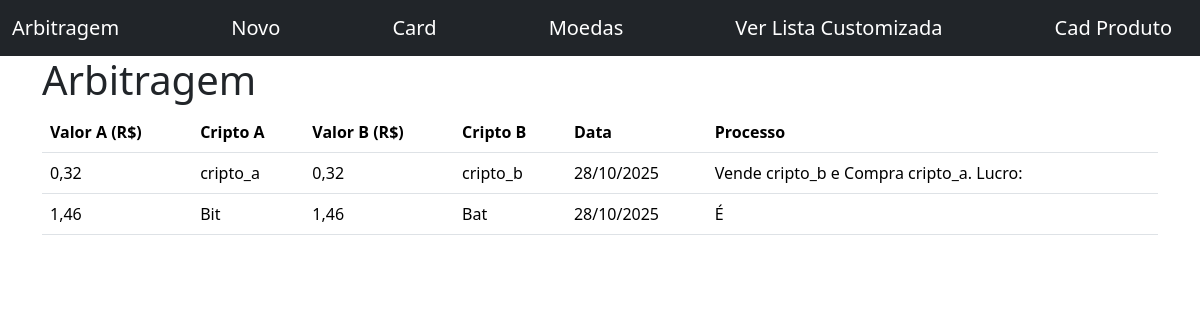
The page / on the database its author committed.
### arbitrage/models.py (models this page shows)
class Arbitragem(models.Model):
    price_a  = models.DecimalField(verbose_name="Valor A (R$):", max_digits=10, decimal_places=2, null=False, blank=False)
    cripto_a = models.CharField(verbose_name="Cripto A:", max_length=200, null=False, blank=False)
    price_b  = models.DecimalField(verbose_name="Valor B (R$):", max_digits=10, decimal_places=2, null=False, blank=False)
    cripto_b = models.CharField(verbose_name="Cripto B:", max_length=200, null=False, blank=False)
    data     = models.DateTimeField(verbose_name="Data:") #default=datetime.now() ao realizar migrations ele gera sempre um novo
    processo = models.CharField(verbose_name="Processo:", max_length=200, null=False, blank=False)

### arbitrage/views.py (the view)
# urls.py: path("", ArbitragemListView.as_view(), name="arbitragem_list"),
class ArbitragemListView(ListView):
    model = Arbitragem #Procura o nome da APP e o nome do modelo

### arbitrage/templates/arbitrage/arbitragem_list.html (shortened to what this page needs)
{% extends "base.html" %}
{% block content %}
    <h1>Arbitragem</h1>
    {%if arbitragem_list %}
        <table class="table">
            <thead>
                <tr>
                    <th scope="col">Valor A (R$)</th>
                    <th scope="col">Cripto A</th>
                    <th scope="col">Valor B (R$)</th>
                    <th scope="col">Cripto B</th>
                    <th scope="col">Data</th>
                    <th scope="col">Processo</th>
                </tr>
            </thead>
            <tbody table-striped>
                {% for arbitragem in arbitragem_list %}
                    <tr>
                        <td>{{ arbitragem.price_a }}</td>
                        <td>{{ arbitragem.cripto_a }}</td>
                        <td>{{ arbitragem.price_b }}</td>
                        <td>{{ arbitragem.cripto_b}}</td>
                        <td>{{ arbitragem.data | date:"d/m/Y"}}</td>
                        <td>{{ arbitragem.processo}}</td>
                    </tr>
                {% endfor %}
            </tbody>
        </table>
    {% else %}
        <p class="alert alert-info">Nenhuma arbitragem encontrada.</p>
    {% endif %}
{% endblock content %}

### rows shown on the page
Arbitragem: price_a "0,32", cripto_a "cripto_a", price_b "0,32", cripto_b "cripto_b", data "28/10/2025", processo "Vende cripto_b e Compra cripto_a. Lucro:"
Arbitragem: price_a "1,46", cripto_a "Bit", price_b "1,46", cripto_b "Bat", data "28/10/2025", processo "É"
